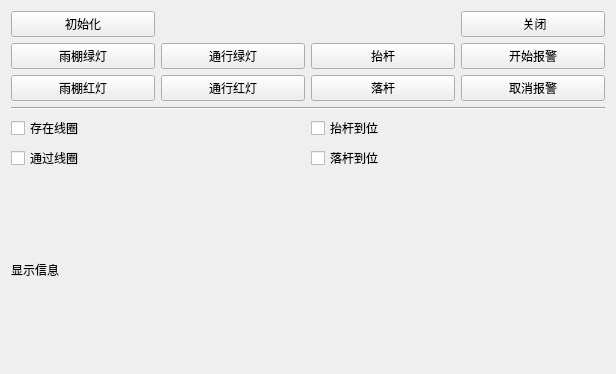
<?xml version="1.0" encoding="UTF-8"?>
<ui version="4.0">
 <class>IoCardTest</class>
 <widget class="QWidget" name="IoCardTest">
  <property name="geometry">
   <rect>
    <x>0</x>
    <y>0</y>
    <width>616</width>
    <height>374</height>
   </rect>
  </property>
  <property name="windowTitle">
   <string>IoCardTest</string>
  </property>
  <layout class="QGridLayout" name="gridLayout">
   <item row="1" column="0">
    <widget class="QPushButton" name="pushButton_CanopyGreen">
     <property name="text">
      <string>雨棚绿灯</string>
     </property>
    </widget>
   </item>
   <item row="1" column="1">
    <widget class="QPushButton" name="pushButton_PassGreen">
     <property name="text">
      <string>通行绿灯</string>
     </property>
    </widget>
   </item>
   <item row="1" column="2">
    <widget class="QPushButton" name="pushButton_BarriarUp">
     <property name="text">
      <string>抬杆</string>
     </property>
    </widget>
   </item>
   <item row="1" column="3">
    <widget class="QPushButton" name="pushButton_StartAlarm">
     <property name="text">
      <string>开始报警</string>
     </property>
    </widget>
   </item>
   <item row="2" column="0">
    <widget class="QPushButton" name="pushButton_CanopyRed">
     <property name="text">
      <string>雨棚红灯</string>
     </property>
    </widget>
   </item>
   <item row="2" column="1">
    <widget class="QPushButton" name="pushButton_PassRed">
     <property name="text">
      <string>通行红灯</string>
     </property>
    </widget>
   </item>
   <item row="2" column="2">
    <widget class="QPushButton" name="pushButton_BarriarDown">
     <property name="text">
      <string>落杆</string>
     </property>
    </widget>
   </item>
   <item row="2" column="3">
    <widget class="QPushButton" name="pushButton_EndAlarm">
     <property name="text">
      <string>取消报警</string>
     </property>
    </widget>
   </item>
   <item row="3" column="0" colspan="4">
    <widget class="Line" name="line">
     <property name="orientation">
      <enum>Qt::Horizontal</enum>
     </property>
    </widget>
   </item>
   <item row="4" column="2">
    <widget class="QCheckBox" name="checkBox_up">
     <property name="text">
      <string>抬杆到位</string>
     </property>
    </widget>
   </item>
   <item row="5" column="0">
    <widget class="QCheckBox" name="checkBox_back">
     <property name="text">
      <string>通过线圈</string>
     </property>
    </widget>
   </item>
   <item row="5" column="2">
    <widget class="QCheckBox" name="checkBox_down">
     <property name="text">
      <string>落杆到位</string>
     </property>
    </widget>
   </item>
   <item row="4" column="0">
    <widget class="QCheckBox" name="checkBox_front">
     <property name="text">
      <string>存在线圈</string>
     </property>
    </widget>
   </item>
   <item row="0" column="3">
    <widget class="QPushButton" name="pushButton_CloseDev">
     <property name="text">
      <string> 关闭</string>
     </property>
    </widget>
   </item>
   <item row="0" column="0">
    <widget class="QPushButton" name="pBtn_Init">
     <property name="text">
      <string>初始化</string>
     </property>
    </widget>
   </item>
   <item row="6" column="0" colspan="4">
    <widget class="QLabel" name="label">
     <property name="text">
      <string>显示信息</string>
     </property>
    </widget>
   </item>
  </layout>
 </widget>
 <layoutdefault spacing="6" margin="11"/>
 <resources/>
 <connections/>
</ui>
